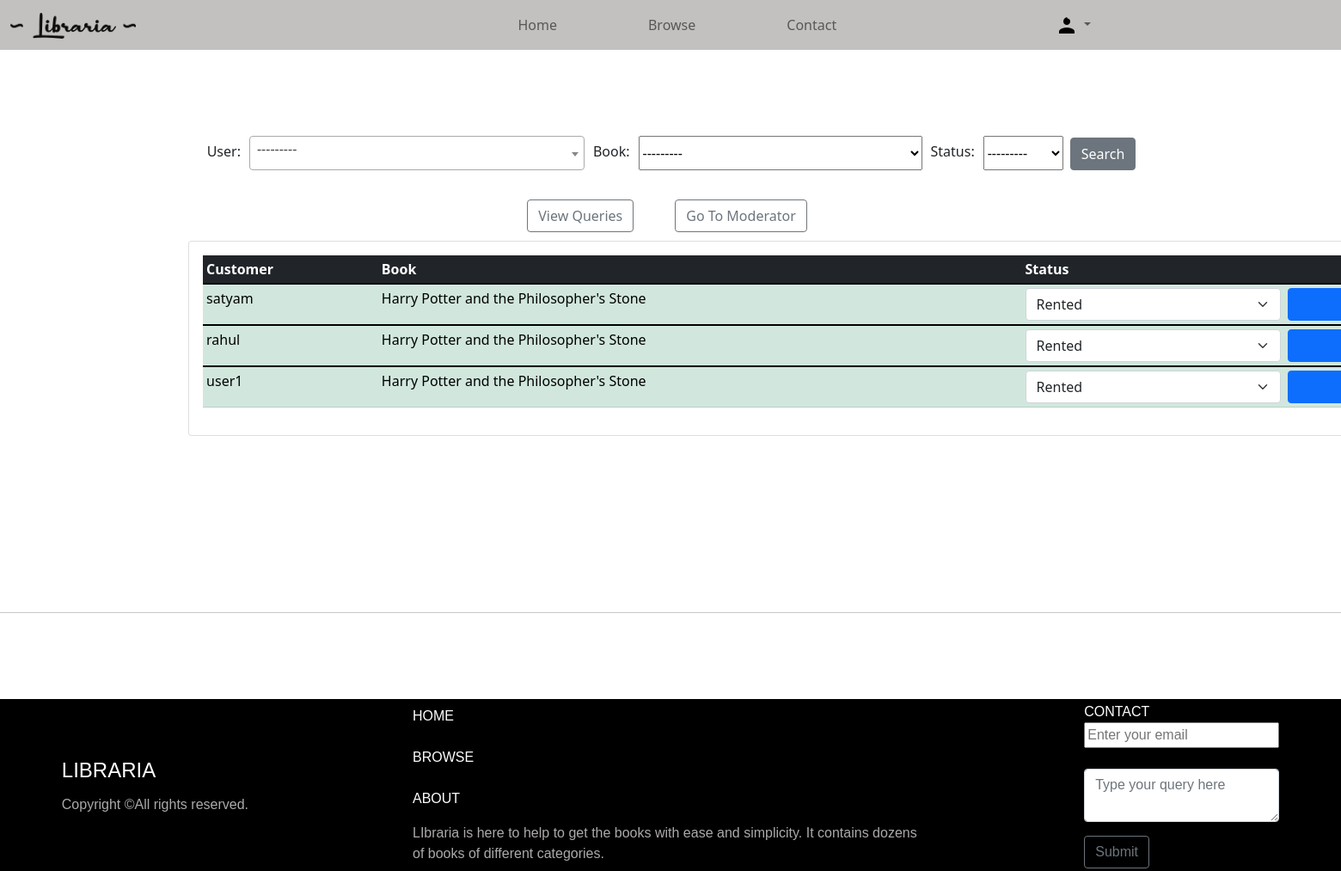
The page /customers/ (signed in) on the database its author committed.
### accounts/models.py (models this page shows, shortened)
class Order(models.Model):
    STATUS=(('Rented','Rented'),('Pending','Pending'),('Returned','Returned'))
    user=models.ForeignKey(User,on_delete=models.CASCADE,null=True)
    book=models.ForeignKey(Book, max_length=200, on_delete=models.SET_NULL,null=True)
    status=models.CharField(max_length=200, null=True,choices=STATUS)
    dateordered=models.DateTimeField(auto_now_add=True, null=True)

class Book(models.Model):
    name=models.CharField(max_length=200, null= True)
    category=models.ManyToManyField(Category,related_name='category')
    author=models.CharField(max_length=200,null=True)
    quantity=models.IntegerField(null=True,blank=True)
    language=models.ForeignKey(Language,on_delete=models.CASCADE,null=True,blank=True)
    dimennsions=models.CharField(max_length=100,null=True,blank=True)
    description=models.TextField(max_length=5000,null=True,blank=True)
    image=models.ImageField(default='defaultbook.png',null=True,blank=True)
    upvote=models.ManyToManyField(User,blank=True,related_name='upvote')
    downvote=models.ManyToManyField(User,blank=True,related_name='downvote')
    def __str__(self):
        return self.name

### accounts/decorators.py (the view)
        def wrap_func(request,*args, **kwargs):
            group=None
            if request.user.groups.exists():
                group=request.user.groups.all()[0].name
            if group in allowed_roles:
                return view_func(request,*args, **kwargs)
            else:
                return HttpResponse("not authorized")

### accounts/views.py (called while the page is built)
@login_required(login_url='login')
@allowedUsers(['admin'])
def customers(request):
    group_admin=Group.objects.get(name='admin')
    admin_users=User.objects.filter(groups=group_admin)
    orders=Order.objects.all().order_by('user','dateordered')
    myfilter=Orderfilter(request.GET,queryset=orders)
    orders=myfilter.qs
    context={'orders':orders,'myfilter':myfilter,'admin_users':admin_users}
    return render(request, 'accounts/customers.html',context)

### accounts/templates/accounts/customers.html (shortened to what this page needs)
{% extends 'accounts/main.html' %} {% block content %}
<br><br>
<br><br>
<form id="searchorder" action="" method="GET">
  {{myfilter.form}}
<button class="btn btn-secondary mx-2 search input" type="submit">Search</button>
</form>
<br>
<div class="btns" style="display:flex;padding: 10px; justify-content: center; align-items: center; ">
  <a href="{% url 'viewquery' %}" type="button" class="btn btn-outline-secondary me-5">View Queries</a>
  <a href="{% url 'moderator' %}" type="button" class="btn btn-outline-secondary me-2">Go To Moderator</a>
</div>
<div style="height: 52vh;justify-content: center; align-items:top; display: flex; width: 70%;">
  <div class="row" >
    <div class="col-md">
      <div class="card card-body" style="width: 230%;">
        <table class="table table-success tabble-stripped table-sm" style="justify-content: center; align-items: center; ">
          <thead class="table-dark">
            <tr>
              <th>Customer</th>
              <th>Book</th>
              <th>Status</th>
              <th></th>
            </tr>
          </thead>
          <tbody>
            {% for i in orders %}
            <tr>
              <form action="{% url 'saveorder' i.id  %}" method="POST">
                <td>{{i.user}}</td>
                <td>{{i.book.name}}</td>
                <td><select name="status" class="form-select" aria-label="Default select example">
                  <option selected>{{i.status}}</option>
                </select></td>
                <td>
                  <input type="submit" value="Update" class="btn btn-primary  sm" style="width: 100%;" >
                </td>
              </form>
            </tr>
          </tbody>
        {% endfor %}
      </table>
    </div>
  </div>
</div>
</div>
{% endblock %}

### static/css/style.css (style rules this page uses)
* { box-sizing: border-box; }

### accounts/templates/accounts/customers.html (style rules this page uses)
#searchorder { justify-content: center; align-items: end; display: flex }
label { padding: 10px; }
#searchorder select,#searchorder span { height: 40px; }

### accounts/templates/accounts/footer.html (style rules this page uses)
html { position: relative; }
body { margin-bottom: 300px; }

### rows shown on the page
Order: user "satyam", book.name "Harry Potter and the Philosopher's Stone", status "Rented"
Order: user "rahul", book.name "Harry Potter and the Philosopher's Stone", status "Rented"
Order: user "user1", book.name "Harry Potter and the Philosopher's Stone", status "Rented"
